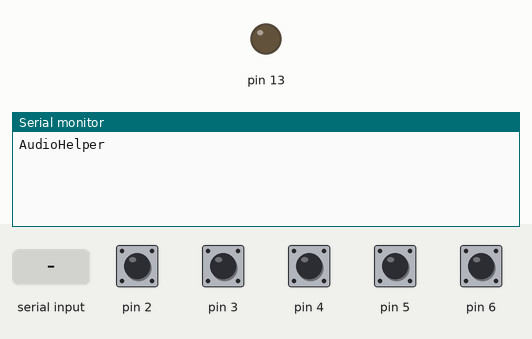
Simulated run of this sketch. Board: Arduino Uno, built with avr-gcc and run on an emulated ATmega328P. Parts: output pins drawn as LEDs (lit = HIGH), the last lines printed to the serial monitor. The test bench sets the inputs (shaded band); at power-on: pin 2–6 HIGH.

Above: at 1.3 s.
1.4 s: "con" received over Serial
At 3.1 s:
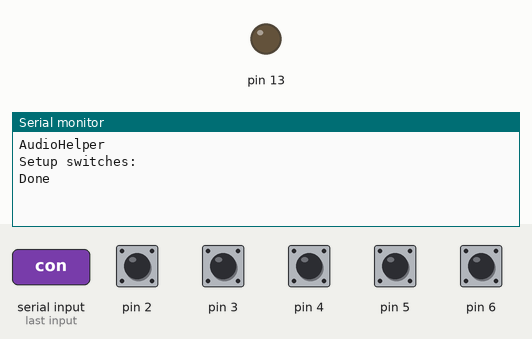
3.9 s: pin 2 pulled LOW for 0.15 s
At 4.7 s:
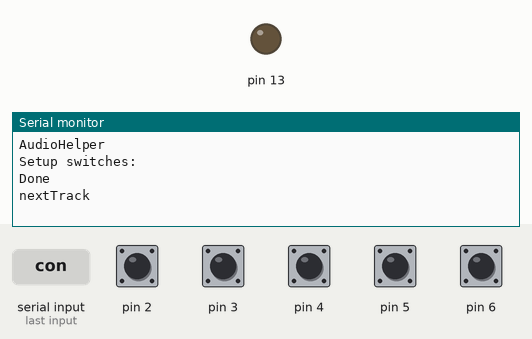
5.5 s: pin 3 pulled LOW for 0.15 s
At 5.9 s:
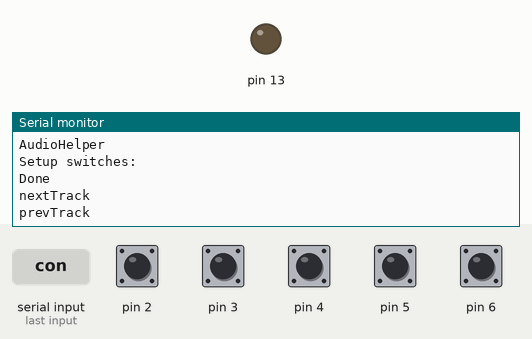
7.1 s: pin 4 pulled LOW for 0.15 s
At 8.3 s:
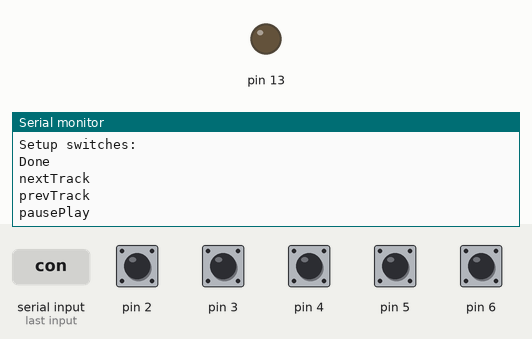
8.7 s: pin 5 pulled LOW for 0.15 s
At 9.5 s:
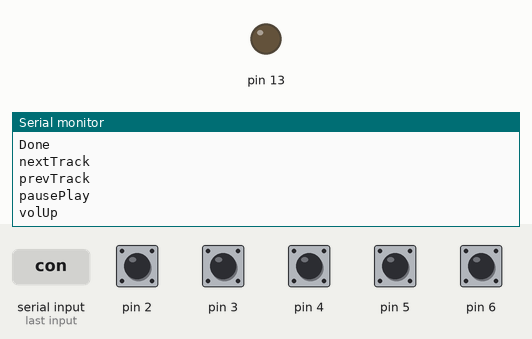
10.3 s: pin 6 pulled LOW for 0.15 s
At 10.8 s:
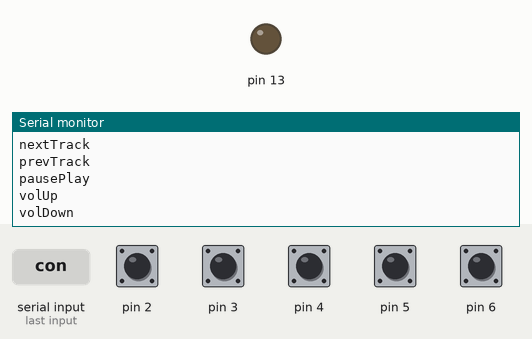

The sketch:

keypad.ino
```cpp
#define VOL_UP 5
#define VOL_DOWN 6
#define NEXT_TRACK 2
#define PREV_TRACK 3
#define PAUSE_PLAY 4

#define NUM_SWITCHES 5
#define SWITCH_MASK (0b11111111)

typedef struct Buttons {
    uint8_t pin;
    uint8_t counter;
    bool switchState;
} Button_t;

Button_t buttons[NUM_SWITCHES];
uint8_t _switches[]{VOL_UP, VOL_DOWN, NEXT_TRACK, PREV_TRACK, PAUSE_PLAY};

void waitForConnection() {
    Serial.println("AudioHelper");
    int count = 0;
    while (true) {
        Serial.flush();
        delay(500);
        if (Serial.readString() == "con") break;

        Serial.println("not con " + String(count++));
    }
}

void setup() {
    Serial.begin(9600);
    pinMode(13, OUTPUT);
    waitForConnection();
    setupSwitches();
}

void setupSwitches() {
    Serial.println("Setup switches: ");
    for (uint8_t i = 0; i < NUM_SWITCHES; ++i) {
        buttons[i].pin = _switches[i];
        buttons[i].counter = 0;
        pinMode(_switches[i], INPUT_PULLUP);
    }
    Serial.println("Done");
}

void loop() {
    bool activePins[13] = {0};
    checkPinDown();
    delay(0.5);
}

void checkPinDown() {
    for (uint8_t i = 0; i < NUM_SWITCHES; ++i) {
        debounce(&buttons[i]);
    }
}

void debounce(Button_t *buttonPtr) {
    Button_t button = *buttonPtr;

    bool input = !digitalRead(button.pin);
    volatile uint8_t counter = button.counter;
    volatile bool state = button.switchState;

    buttonPtr->counter = (counter << 1) & SWITCH_MASK | input;

    if (counter == SWITCH_MASK) {
        if (!button.switchState) {
            checkPin(button);
        }
        buttonPtr->switchState = true;
    } else {
        buttonPtr->switchState = false;
    }
}

void checkPin(Button_t button) {
    switch (button.pin) {
        case VOL_UP:
            volUp();
            break;
        case VOL_DOWN:
            volDown();
            break;
        case NEXT_TRACK:
            nextTrack();
            break;
        case PREV_TRACK:
            prevTrack();
            break;
        case PAUSE_PLAY:
            pausePlay();
            break;
    }
}

void volUp() { Serial.println("volUp"); }

void volDown() { Serial.println("volDown"); }
void nextTrack() { Serial.println("nextTrack"); }

void prevTrack() { Serial.println("prevTrack"); }

void pausePlay() { Serial.println("pausePlay"); }
```

Measured:
- after the input at 1.4 s, the serial monitor: prints a new line after 1.0 s (image 1)
- after the input at 3.9 s, the serial monitor: prints a new line at once (image 2)
- after the input at 5.5 s, the serial monitor: prints a new line at once (image 3)
- after the input at 7.1 s, the serial monitor: prints a new line at once (image 4)
- after the input at 8.7 s, the serial monitor: prints a new line at once (image 5)
- after the input at 10.3 s, the serial monitor: prints a new line at once (image 6)
